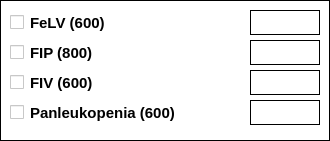
   <widget class="QFrame" name="box_fel">
    <property name="geometry">
     <rect>
      <x>10</x>
      <y>460</y>
      <width>330</width>
      <height>141</height>
     </rect>
    </property>
    <property name="styleSheet">
     <string>border: 1px solid black; background-color: white;</string>
    </property>
    <property name="frameShape">
     <enum>QFrame::Shape::Box</enum>
    </property>
    <widget class="QCheckBox" name="c_fe1">
     <property name="geometry">
      <rect>
       <x>10</x>
       <y>10</y>
       <width>230</width>
       <height>25</height>
      </rect>
     </property>
     <property name="font">
      <font>
       <pointsize>11</pointsize>
       <bold>true</bold>
      </font>
     </property>
     <property name="styleSheet">
      <string>border: none;</string>
     </property>
     <property name="text">
      <string>FeLV (600)</string>
     </property>
    </widget>
    <widget class="QLineEdit" name="e_fe1">
     <property name="geometry">
      <rect>
       <x>250</x>
       <y>10</y>
       <width>70</width>
       <height>25</height>
      </rect>
     </property>
    </widget>
    <widget class="QCheckBox" name="c_fe2">
     <property name="geometry">
      <rect>
       <x>10</x>
       <y>40</y>
       <width>230</width>
       <height>25</height>
      </rect>
     </property>
     <property name="font">
      <font>
       <pointsize>11</pointsize>
       <bold>true</bold>
      </font>
     </property>
     <property name="styleSheet">
      <string>border: none;</string>
     </property>
     <property name="text">
      <string>FIP (800)</string>
     </property>
    </widget>
    <widget class="QLineEdit" name="e_fe2">
     <property name="geometry">
      <rect>
       <x>250</x>
       <y>40</y>
       <width>70</width>
       <height>25</height>
      </rect>
     </property>
    </widget>
    <widget class="QCheckBox" name="c_fe3">
     <property name="geometry">
      <rect>
       <x>10</x>
       <y>70</y>
       <width>230</width>
       <height>25</height>
      </rect>
     </property>
     <property name="font">
      <font>
       <pointsize>11</pointsize>
       <bold>true</bold>
      </font>
     </property>
     <property name="styleSheet">
      <string>border: none;</string>
     </property>
     <property name="text">
      <string>FIV (600)</string>
     </property>
    </widget>
    <widget class="QLineEdit" name="e_fe3">
     <property name="geometry">
      <rect>
       <x>250</x>
       <y>70</y>
       <width>70</width>
       <height>25</height>
      </rect>
     </property>
    </widget>
    <widget class="QCheckBox" name="c_fe4">
     <property name="geometry">
      <rect>
       <x>10</x>
       <y>100</y>
       <width>230</width>
       <height>25</height>
      </rect>
     </property>
     <property name="font">
      <font>
       <pointsize>11</pointsize>
       <bold>true</bold>
      </font>
     </property>
     <property name="styleSheet">
      <string>border: none;</string>
     </property>
     <property name="text">
      <string>Panleukopenia (600)</string>
     </property>
    </widget>
    <widget class="QLineEdit" name="e_fe4">
     <property name="geometry">
      <rect>
       <x>250</x>
       <y>100</y>
       <width>70</width>
       <height>25</height>
      </rect>
     </property>
    </widget>
   </widget>
